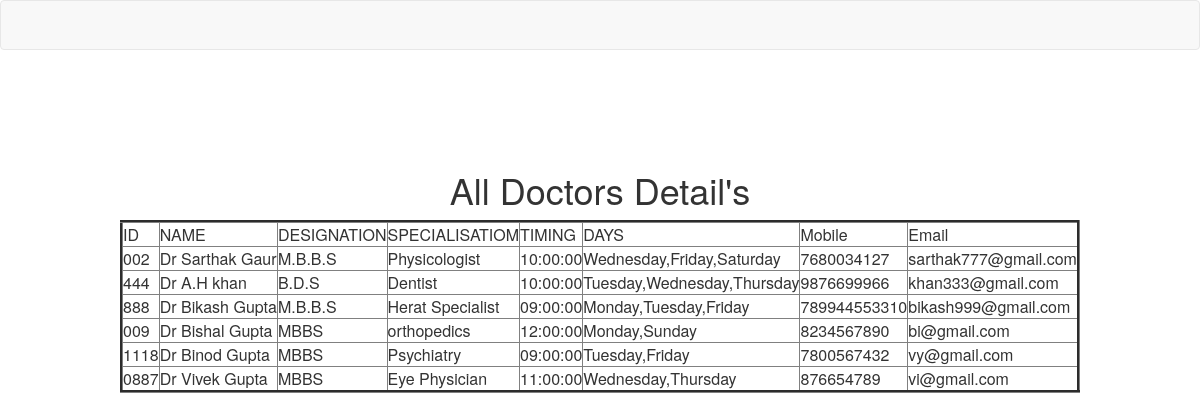
Page /aboutdoctor.php on the committed database.
### tables this page shows
CREATE TABLE IF NOT EXISTS `onlydoctor` (
  `ID` varchar(255) NOT NULL,
  `Name` varchar(255) NOT NULL,
  `Designation` varchar(255) NOT NULL,
  `Specialisation` varchar(255) NOT NULL,
  `Timing` time NOT NULL,
  `Days` varchar(255) NOT NULL,
  `mobile` varchar(50) NOT NULL,
  `email` varchar(80) NOT NULL
);

### aboutdoctor.php (the view, shortened to what this page needs)
<html>
<head>
  <link rel="stylesheet" href="https://maxcdn.bootstrapcdn.com/bootstrap/3.3.7/css/bootstrap.min.css">
</head>
<body>
<nav class="navbar navbar-default" role="navigation">
</nav>
<br><br><br><br>
<center>
<h1>All Doctors Detail's </h1>
<table border="3" bgcolor="#E0E0E0">
<tr>
<td>ID</td>
<td>NAME</td>
<td>DESIGNATION</td>
<td>SPECIALISATIOM</td>
<td>TIMING</td>
<td>DAYS</td>
<td>Mobile</td>
<td>Email</td>
</tr>
<?php
include("database.php");
$sql="select * from onlydoctor";
$query=mysqli_query($conn,$sql);
while($row = mysqli_fetch_array($query))
{?>
<tr>
<td><?php echo $row[0]; ?></td>
<td><?php echo $row[1]; ?></td>
<td><?php echo $row[2]; ?></td>
<td><?php echo $row[3]; ?></td>
<td><?php echo $row[4]; ?></td>
<td><?php echo $row[5]; ?></td>
<td><?php echo $row[6]; ?></td>
<td><?php echo $row[7]; ?></td>
</tr>
<?php }?>
</table>
</center>
</body>
</html>

### rows in the picture
onlydoctor: ID "002", Name "Dr Sarthak Gaur", Designation "M.B.B.S", Specialisation "Physicologist", Timing "10:00:00", Days "Wednesday,Friday,Saturday", mobile "7680034127", email "sarthak777@gmail.com"
onlydoctor: ID "444", Name "Dr A.H khan", Designation "B.D.S", Specialisation "Dentist", Timing "10:00:00", Days "Tuesday,Wednesday,Thursday", mobile "9876699966", email "khan333@gmail.com"
onlydoctor: ID "888", Name "Dr Bikash Gupta", Designation "M.B.B.S", Specialisation "Herat Specialist", Timing "09:00:00", Days "Monday,Tuesday,Friday", mobile "789944553310", email "bikash999@gmail.com"
onlydoctor: ID "009", Name "Dr Bishal Gupta", Designation "MBBS", Specialisation "orthopedics", Timing "12:00:00", Days "Monday,Sunday", mobile "8234567890", email "bi@gmail.com"
onlydoctor: ID "1118", Name "Dr Binod Gupta", Designation "MBBS", Specialisation "Psychiatry", Timing "09:00:00", Days "Tuesday,Friday", mobile "7800567432", email "vy@gmail.com"
onlydoctor: ID "0887", Name "Dr Vivek Gupta", Designation "MBBS", Specialisation "Eye Physician", Timing "11:00:00", Days "Wednesday,Thursday", mobile "876654789", email "vi@gmail.com"
